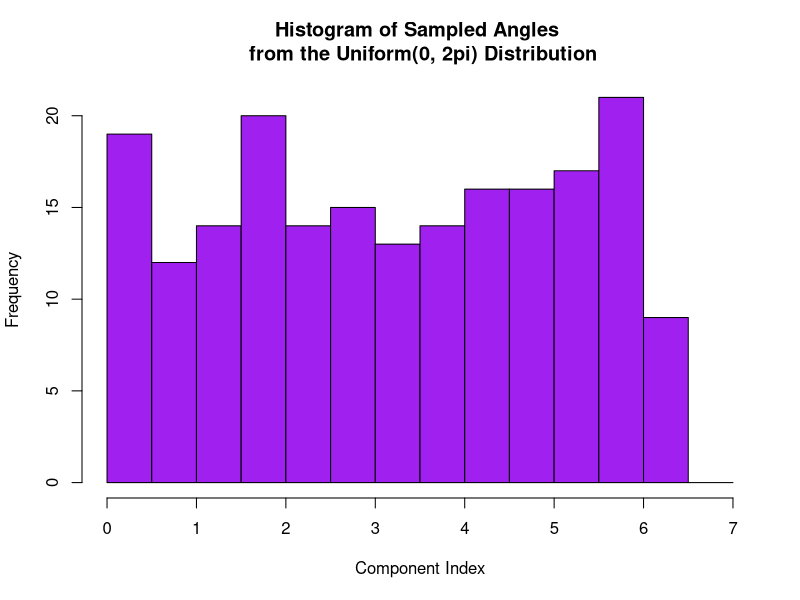
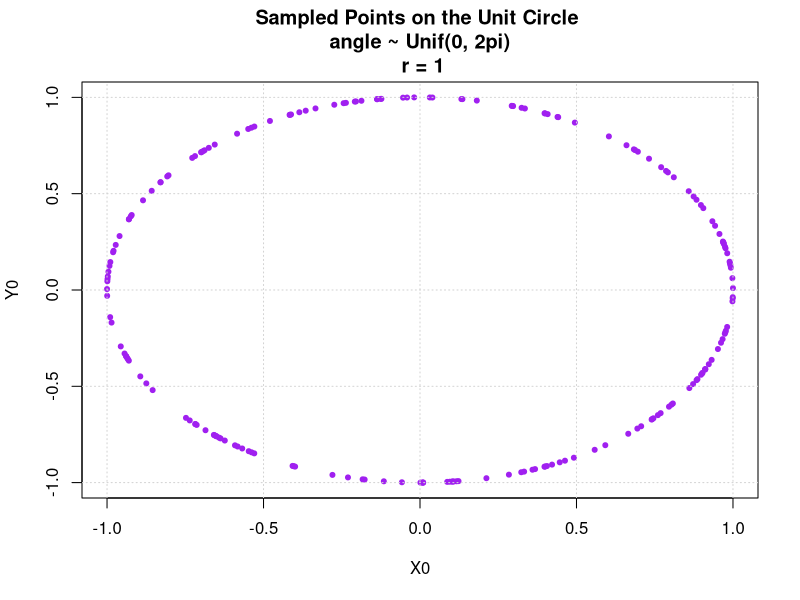
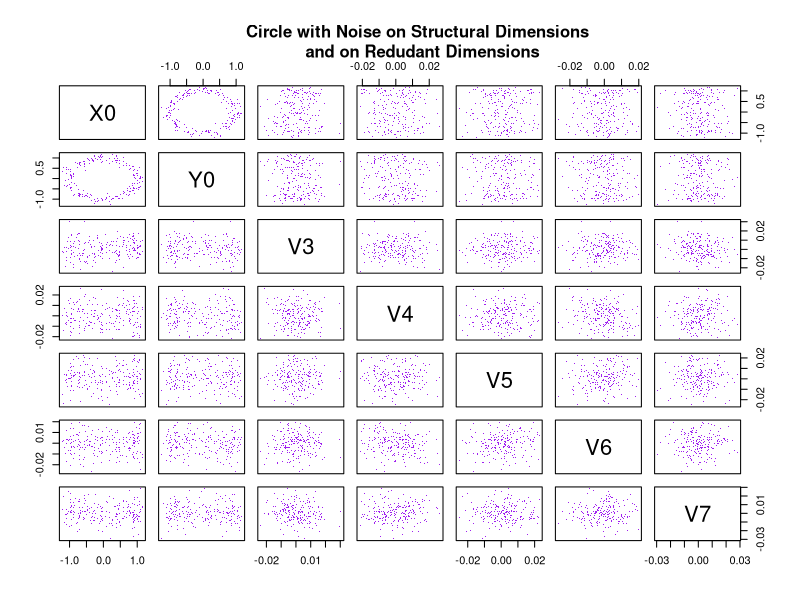
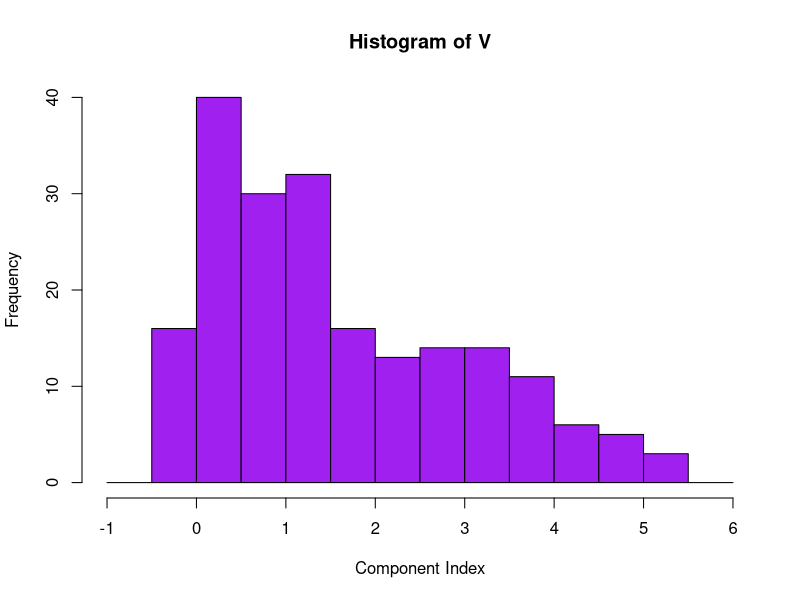
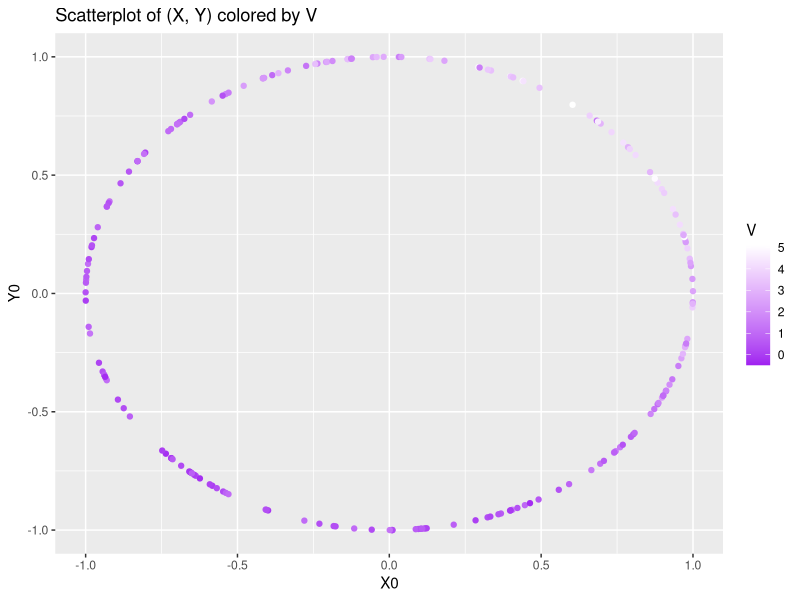

R code for these plots, in order: (Note: this script raises an error after producing the figures.)
library(FNN)
library(ggplot2)
V_err = 0.5
d_err = 5
err_dim = 0.01
N_rep = 100
n = 400 
m = 200
r = 1

U = runif(m, min = 0, max = 2*pi)



hist(
  U,
  col  = "purple",
  breaks = c(0:(ceiling(max(U))*2))*0.5,
  # prob = TRUE,
  # xaxt = 'n',
  xlab = "Component Index",
  main = "Histogram of Sampled Angles \n from the Uniform(0, 2pi) Distribution"
)


X0 = r* cos(U)
Y0 = r* sin(U)
circle = data.frame(X0, Y0)

plot(X0, 
     Y0, 
     main = "Sampled Points on the Unit Circle \n angle ~ Unif(0, 2pi) \n r = 1", 
     col = "purple", 
     pch = 20)
grid()


D = cbind(X0,Y0, matrix(rep(0, m*d_err), ncol=d_err))+
  cbind(matrix(rnorm(2*m, sd=0.1),ncol=2), 
        matrix(rnorm(d_err*m,sd=err_dim), ncol=d_err))


plot(data.frame(D),
     col = "purple",
     pch = ".",
     main = " \n  \n ")
title("Circle with Noise on Structural Dimensions \n and on Redudant Dimensions", cex.main=1)


V = rnorm(m, mean=exp(D[,1]+D[,2]), sd=V_err)


hist(
  V,
  col  = "purple",
  breaks = c((floor(min(V))*2):(ceiling(max(V))*2))*0.5,
  # prob = TRUE,
  # xaxt = 'n',
  xlab = "Component Index",
  main = "Histogram of V"
)


sp <- ggplot()  +
  ggtitle("Scatterplot of (X, Y) colored by V") + 
  geom_point(data = circle, 
             aes(x = X0,
                 y = Y0,
                 color = V)) + 
  scale_colour_gradient(low="purple", high="white")
sp 




### new datasets
U = runif(5*n, max=2*pi)
X1 = r* cos(U)
Y1 = r* sin(U)
D1 = cbind(X1,Y1, matrix(rep(0, length(X1)*d_err), ncol=d_err))+
  cbind(matrix(rnorm(2*length(X1), sd=0.1),ncol=2), 
        matrix(rnorm(d_err*length(X1),sd=err_dim), ncol=d_err))
D1_fit = knn.reg(train = D, test=D1, y=g_function(V)^2, k = k0)
D1_fit_sum = mean(sqrt(
  knn.reg(train = D, test=D1, y=g_function(V)^2, k = k0)$pred))

# max(D1_fit$pred)
# min(D1_fit$pred)
# colors.grayscale <- paste("gray",  D1_fit$pred*100, sep = "")
color.tmp <- 101 - 100 * D1_fit$pred
colors.grayscale <-
  paste("gray", floor(100 -  3/4 * (100 * D1_fit$pred + 30)), sep = "")
plot(
  D1[,c(1,2)],
  col = colors.grayscale,
  bg = colors.grayscale,
  # col = gray.colors(100)[color.tmp],
  # bg = gray.colors(100)[color.tmp],
  main = "Samples for KNN Stage, colored by D1",
  pch = 20
)
points(D1[,c(1,2)], col = "purple")
grid()

p_max = max(sqrt(D1_fit$pred))

idx_pass = runif(length(U))< (sqrt(D1_fit$pred)/p_max)

D_pass = D1[idx_pass,]
p_pass = (sqrt(D1_fit$pred)/p_max)[idx_pass]

D_use = D_pass[1:n,]
p_use = p_pass[1:n]
V_use = rnorm(n, mean=exp(D_use[,1]+D_use[,2]), sd=V_err)

mu_is[i_rep] = mean(g_function(V_use)/p_use)*D1_fit_sum

### naive
U = runif(n, max=2*pi)
X2 = r* cos(U)
Y2 = r* sin(U)

D2 = cbind(X2,Y2, matrix(rep(0, n*d_err), ncol=d_err))+
  cbind(matrix(rnorm(2*n, sd=0.1),ncol=2), 
        matrix(rnorm(d_err*n,sd=err_dim), ncol=d_err))

V2 = rnorm(n, mean=exp(D2[,1]+D2[,2]), sd=V_err)

mu = mean(g_function(V2))
mu_naive[i_rep] = mu



sample.new <- function(V_err = 0.5, d_err = 5, err_dim = 0.01, N_rep = 100, n = 400, m = 200, r = 1){
  mu_naive = rep(NA, N_rep)
  mu_is = rep(NA,N_rep)
  for(i_rep in 1:N_rep){
    U = runif(m, max=2*pi)
    X0 = r* cos(U)
    Y0 = r* sin(U)
    
    D = cbind(X0,Y0, matrix(rep(0, m*d_err), ncol=d_err))+
      cbind(matrix(rnorm(2*m, sd=0.1),ncol=2), 
            matrix(rnorm(d_err*m,sd=err_dim), ncol=d_err))
    V = rnorm(m, mean=exp(D[,1]+D[,2]), sd=V_err)
    
    ### new datasets
    U = runif(5*n, max=2*pi)
    X1 = r* cos(U)
    Y1 = r* sin(U)
    D1 = cbind(X1,Y1, matrix(rep(0, length(X1)*d_err), ncol=d_err))+
      cbind(matrix(rnorm(2*length(X1), sd=0.1),ncol=2), 
            matrix(rnorm(d_err*length(X1),sd=err_dim), ncol=d_err))
    D1_fit = knn.reg(train = D, test=D1, y=g_function(V)^2, k = k0)
    
   
    
    
    D1_fit_sum = mean(sqrt(
      knn.reg(train = D, test=D1, y=g_function(V)^2, k = k0)$pred))
    
    # max(D1_fit$pred)
    # min(D1_fit$pred)
    
    p_max = max(sqrt(D1_fit$pred))
    
    idx_pass = runif(length(U))< (sqrt(D1_fit$pred)/p_max)
    
    D_pass = D1[idx_pass,]
    p_pass = (sqrt(D1_fit$pred)/p_max)[idx_pass]
    
    D_use = D_pass[1:n,]
    p_use = p_pass[1:n]
    V_use = rnorm(n, mean=exp(D_use[,1]+D_use[,2]), sd=V_err)
    
    mu_is[i_rep] = mean(g_function(V_use)/p_use)*D1_fit_sum
    
    ### naive
    U = runif(n, max=2*pi)
    X2 = r* cos(U)
    Y2 = r* sin(U)
    
    D2 = cbind(X2,Y2, matrix(rep(0, n*d_err), ncol=d_err))+
      cbind(matrix(rnorm(2*n, sd=0.1),ncol=2), 
            matrix(rnorm(d_err*n,sd=err_dim), ncol=d_err))
    
    V2 = rnorm(n, mean=exp(D2[,1]+D2[,2]), sd=V_err)
    
    mu = mean(g_function(V2))
    mu_naive[i_rep] = mu
  }
  return(cbind(mu_is, mu_naive))
}

performance <- function(input){
  return(c(sqrt(mean((input[,1] - mu0)^2)), sqrt(mean((input[,2]-mu0)^2))))
}
